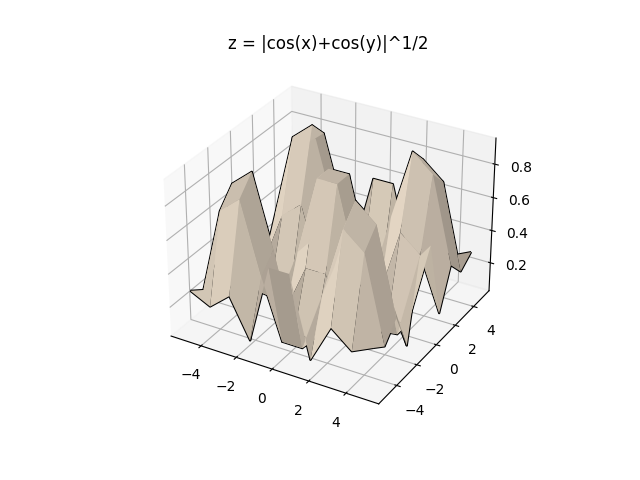

Write the Python code that produced this figure.
from mpl_toolkits import mplot3d
import numpy as np
import matplotlib.pyplot as plt

x = np.linspace(-5, 5, 10)
y = np.linspace(-5, 5, 10)

X, Y = np.meshgrid(x, y)
Z = np.abs(np.cos(X) + np.cos(Y))**1/2

ax = plt.axes(projection='3d')
ax.plot_wireframe(X, Y, Z, color='black')
ax.plot_surface(X, Y, Z, color = '#FAEBD7', linewidth = 0)#no veo un cambio claro con linewidth = 0
ax.set_title('z = |cos(x)+cos(y)|^1/2')
plt.savefig('superficie3.png')